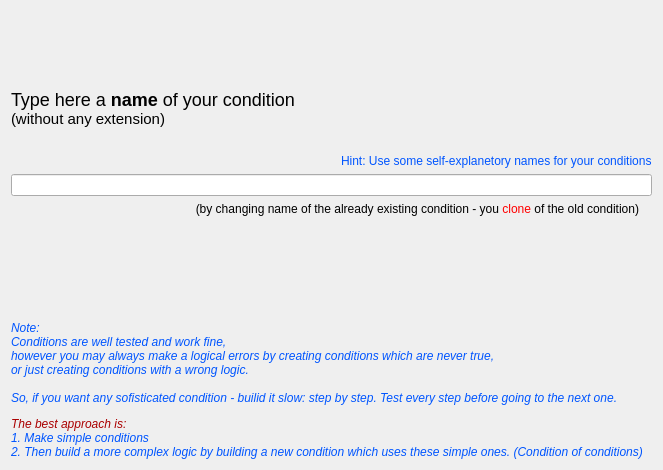
  <widget class="QWizardPage" name="wizardPage_name">
   <property name="title">
    <string>Conditon name</string>
   </property>
   <property name="subTitle">
    <string>Choose a suitable name for your condition   </string>
   </property>
   <attribute name="pageId">
    <string notr="true"/>
   </attribute>
   <layout class="QVBoxLayout" name="verticalLayout_3">
    <item>
     <spacer name="spacer18_2">
      <property name="orientation">
       <enum>Qt::Vertical</enum>
      </property>
      <property name="sizeType">
       <enum>QSizePolicy::Preferred</enum>
      </property>
      <property name="sizeHint" stdset="0">
       <size>
        <width>19</width>
        <height>78</height>
       </size>
      </property>
     </spacer>
    </item>
    <item>
     <layout class="QHBoxLayout" name="horizontalLayout">
      <item>
       <layout class="QVBoxLayout" name="verticalLayout_2">
        <item>
         <widget class="QLabel" name="textLabel1_4">
          <property name="font">
           <font>
            <pointsize>11</pointsize>
           </font>
          </property>
          <property name="text">
           <string>&lt;font size=&quot;+1&quot;&gt;Type here a  &lt;b&gt;name&lt;/b&gt; of your condition&lt;/font&gt;&lt;br&gt; (without any extension)</string>
          </property>
          <property name="wordWrap">
           <bool>false</bool>
          </property>
         </widget>
        </item>
        <item>
         <spacer name="verticalSpacer">
          <property name="orientation">
           <enum>Qt::Vertical</enum>
          </property>
          <property name="sizeHint" stdset="0">
           <size>
            <width>20</width>
            <height>40</height>
           </size>
          </property>
         </spacer>
        </item>
       </layout>
      </item>
      <item>
       <spacer name="horizontalSpacer">
        <property name="orientation">
         <enum>Qt::Horizontal</enum>
        </property>
        <property name="sizeHint" stdset="0">
         <size>
          <width>40</width>
          <height>20</height>
         </size>
        </property>
       </spacer>
      </item>
      <item>
       <layout class="QVBoxLayout" name="verticalLayout">
        <item>
         <spacer name="spacer20">
          <property name="orientation">
           <enum>Qt::Vertical</enum>
          </property>
          <property name="sizeType">
           <enum>QSizePolicy::Expanding</enum>
          </property>
          <property name="sizeHint" stdset="0">
           <size>
            <width>25</width>
            <height>40</height>
           </size>
          </property>
         </spacer>
        </item>
        <item>
         <widget class="QLabel" name="label">
          <property name="font">
           <font>
            <pointsize>9</pointsize>
           </font>
          </property>
          <property name="styleSheet">
           <string notr="true">color: rgb(0, 85, 255);</string>
          </property>
          <property name="text">
           <string>Hint: Use some self-explanetory names for your conditions</string>
          </property>
         </widget>
        </item>
       </layout>
      </item>
     </layout>
    </item>
    <item>
     <widget class="QLineEdit" name="lineEdit_condition_name">
      <property name="text">
       <string/>
      </property>
     </widget>
    </item>
    <item>
     <layout class="QHBoxLayout" name="horizontalLayout_13" stretch="10,0">
      <item>
       <widget class="QLabel" name="textLabel2_5">
        <property name="text">
         <string>&lt;html&gt;&lt;head/&gt;&lt;body&gt;&lt;p&gt;(by changing name of the already existing condition - you &lt;span style=&quot; color:#ff0000;&quot;&gt;clone&lt;/span&gt; of the old condition)&lt;/p&gt;&lt;/body&gt;&lt;/html&gt;</string>
        </property>
        <property name="alignment">
         <set>Qt::AlignRight|Qt::AlignTrailing|Qt::AlignVCenter</set>
        </property>
        <property name="wordWrap">
         <bool>false</bool>
        </property>
       </widget>
      </item>
      <item>
       <widget class="QLabel" name="label_7">
        <property name="text">
         <string/>
        </property>
        <property name="pixmap">
         <pixmap resource="greware_icons.qrc">:/images/images/clone.png</pixmap>
        </property>
       </widget>
      </item>
     </layout>
    </item>
    <item>
     <spacer name="spacer70">
      <property name="orientation">
       <enum>Qt::Vertical</enum>
      </property>
      <property name="sizeType">
       <enum>QSizePolicy::Expanding</enum>
      </property>
      <property name="sizeHint" stdset="0">
       <size>
        <width>21</width>
        <height>99</height>
       </size>
      </property>
     </spacer>
    </item>
    <item>
     <widget class="QLabel" name="textLabel1_5">
      <property name="font">
       <font>
        <pointsize>9</pointsize>
        <strikeout>false</strikeout>
       </font>
      </property>
      <property name="styleSheet">
       <string notr="true">color: rgb(0, 85, 255);</string>
      </property>
      <property name="text">
       <string>&lt;html&gt;&lt;head/&gt;&lt;body&gt;&lt;p&gt;&lt;span style=&quot; font-style:italic;&quot;&gt;Note: &lt;br/&gt;Conditions are well tested and work fine, &lt;br/&gt;however you may always make a logical errors by creating conditions which are never true, &lt;br/&gt;or just creating conditions with a wrong logic.&lt;br/&gt;&lt;br/&gt;So, if you want any sofisticated condition - builid it slow: step by step. Test every step before going to the next one.&lt;/span&gt;&lt;/p&gt;&lt;p&gt;&lt;span style=&quot; font-style:italic; color:#aa0000;&quot;&gt;The best approach is:&lt;/span&gt;&lt;span style=&quot; font-style:italic;&quot;&gt;&lt;br/&gt;1. Make simple conditions &lt;br/&gt;2. Then build a more complex logic by building a new condition which uses these simple ones. (Condition of conditions)&lt;/span&gt;&lt;/p&gt;&lt;/body&gt;&lt;/html&gt;</string>
      </property>
      <property name="alignment">
       <set>Qt::AlignLeading|Qt::AlignLeft|Qt::AlignVCenter</set>
      </property>
      <property name="wordWrap">
       <bool>true</bool>
      </property>
     </widget>
    </item>
   </layout>
  </widget>
